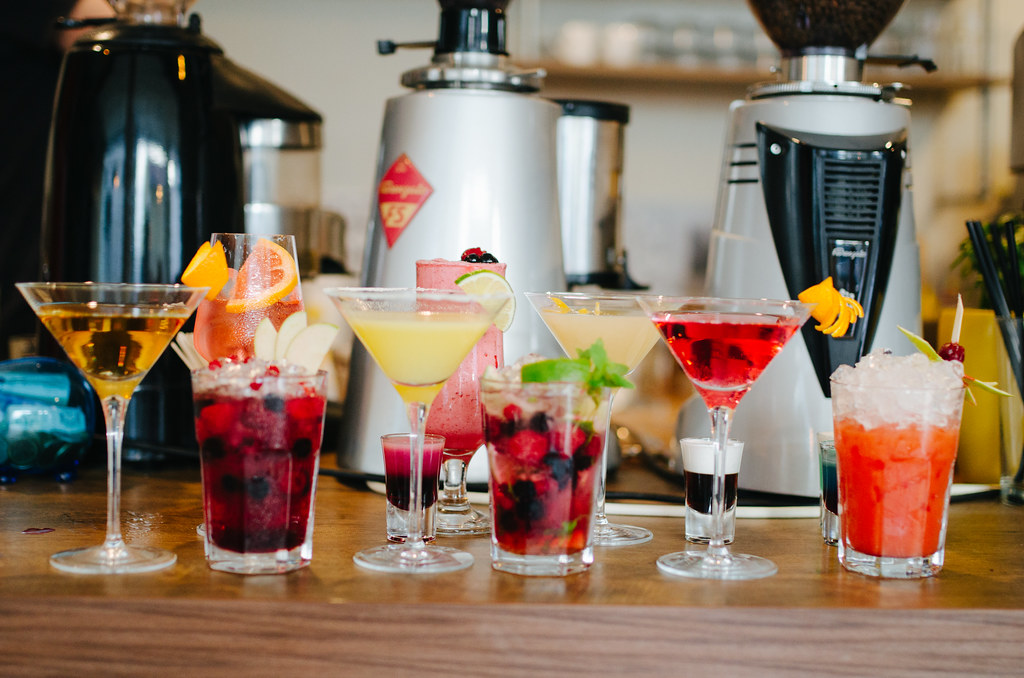
#> input picture images/cocktails.jpg, 1024 x 678 px
$ python cartoon.py
#> lines starting #> are read from the running program, lines starting #| are printed output that depends on the picture
import cv2
import numpy as np
import matplotlib.pyplot as plt

image = cv2.imread('../images/cocktails.jpg', cv2.IMREAD_UNCHANGED)
#> image is the input picture: shape (678, 1024, 3); mean B, G, R 95, 113.6, 136.4

reds = image[:,:,0]  # reds
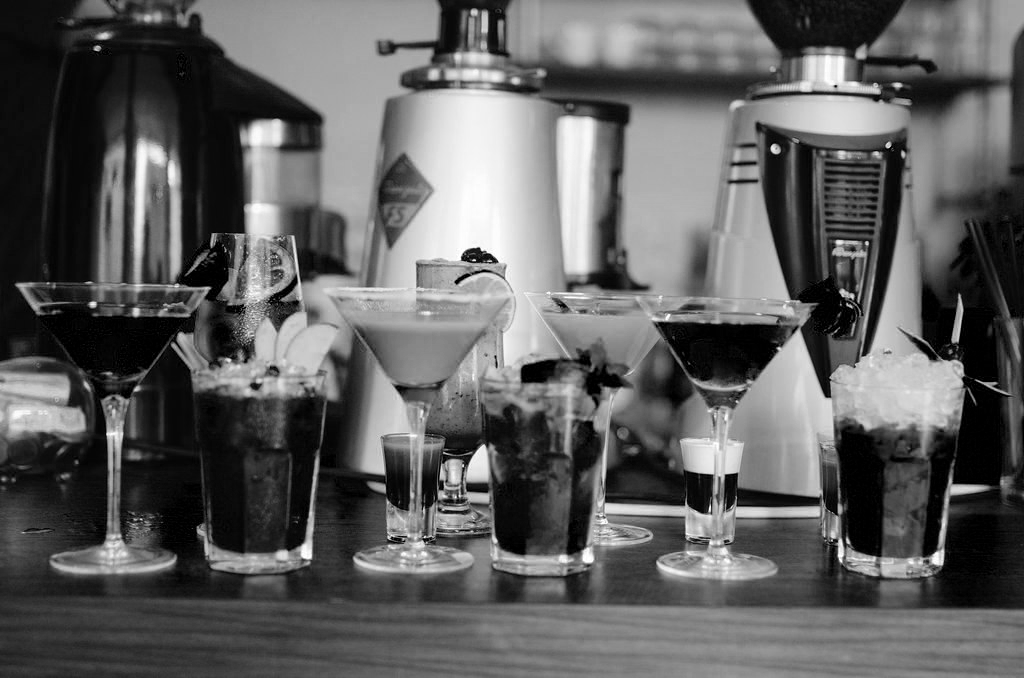
#> reds: shape (678, 1024); min 0, max 255, mean 95
red_hist = np.histogram(reds, 255)

blues = image[:,:,1]  # blues
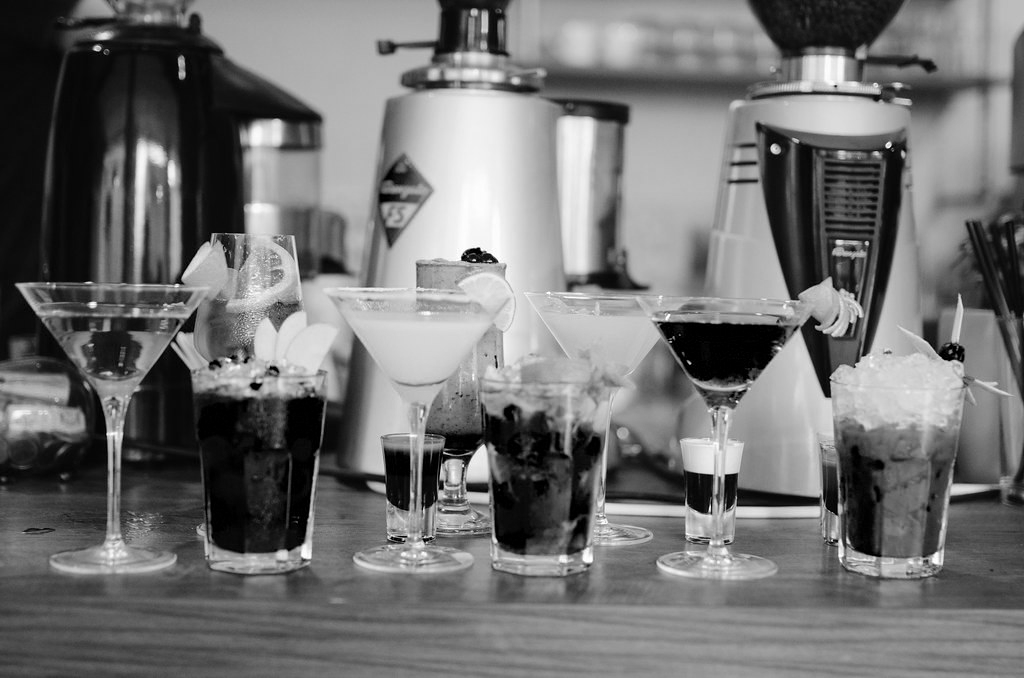
#> blues: shape (678, 1024); min 0, max 255, mean 113.6
blue_hist = np.histogram(blues, 255)

greens = image[:,:,2]  # greens
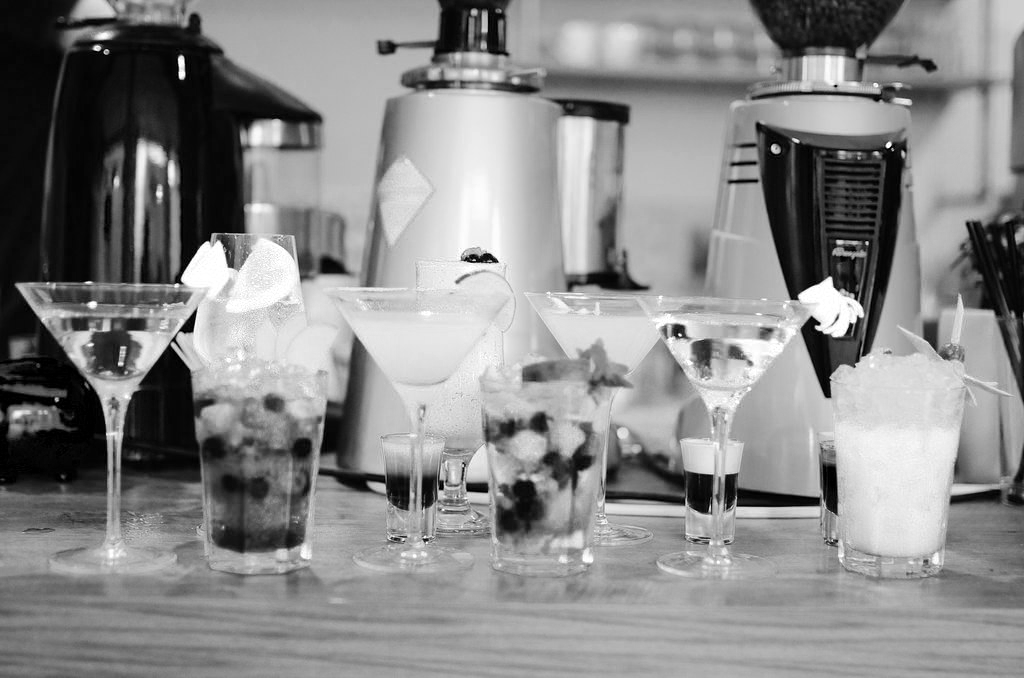
#> greens: shape (678, 1024); min 0, max 255, mean 136.4
green_hist = np.histogram(greens, 255)


# plt.plot(green_hist[0])
# plt.show()

cv2.imshow('image', image)
cv2.waitKey(0)
cv2.destroyAllWindows()
